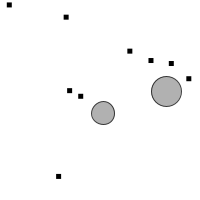
Frame 1 (no input)
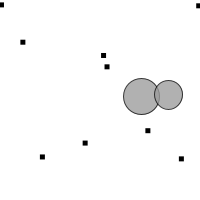
Frame 60 (the mouse pressed at the canvas centre just before this capture)
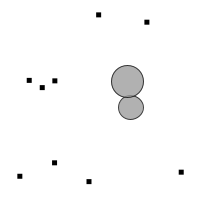
Frame 120 (the mouse held since frame 60 and released just before this capture)

The Processing sketch that drew these frames (run headless with seeded random() and noise(); from frame 60 on, the mouse is pressed at the canvas centre):

// Processing sketch: e02_mosquitoes_and_blobs
// ── e02_mosquitoes_and_blobs.pde
Mosquito[] mosquitoes;
Blob[] blobs;

void setup() {
  size(200,200);
  
  mosquitoes = new Mosquito[9];
  for (int i = 0; i < mosquitoes.length; i++)
    mosquitoes[i] = new Mosquito();
    
  blobs = new Blob[2];
  for (int i = 0; i < blobs.length; i++)
    blobs[i] = new Blob();
}

void draw() {
  background(255);
  
  // Mosquitoes
  
  PVector randomForce = new PVector(0,0);
  PVector airResistance = new PVector(0,0);
  PVector repulsionFromOtherMosquitoes = new PVector(0,0);
  PVector[] forces = new PVector[]{randomForce,repulsionFromOtherMosquitoes,airResistance};
  
  for (int i = 0; i < mosquitoes.length; i++) {
    
    randomForce.x = random(-0.5,0.5);
    randomForce.y = random(-0.5,0.5);
    
    repulsionFromOtherMosquitoes = new PVector(0,0);
    for (int j = 0; j < mosquitoes.length; j++) {
      if (i != j) {
          PVector dislocation = PVector.sub(mosquitoes[j].location,mosquitoes[i].location); // from i to j
          float dist = dislocation.mag();
          if (dist < 8) {
            PVector repulsion = dislocation.copy();
            repulsion.normalize();
            repulsion.mult(-0.5);
            repulsionFromOtherMosquitoes.add(repulsion);
          }
      }
    }
    forces[1] = repulsionFromOtherMosquitoes;
    
    float speed = mosquitoes[i].velocity.mag();
    airResistance = mosquitoes[i].velocity.copy();
    airResistance.normalize();
    airResistance.mult(-0.02*speed*speed);
    forces[2] = airResistance;
    
    mosquitoes[i].update(forces);
    mosquitoes[i].display();
  }
  
  // Blobs
  
  for (int i = 0; i < blobs.length; i++) {
    blobs[i].update();
    blobs[i].display();
  }
}

class Mosquito {
  
  PVector location;
  PVector velocity;
  
  Mosquito() {
    location = new PVector(random(0,width),random(0,height));
    velocity = new PVector(random(-1,1),random(-1,1));
  }
  
  void update(PVector[] forces) {
    // calculate acceleration
    PVector totalForce = sumForces(forces);
    PVector acceleration = totalForce;
    
    // trickle-down effect
    velocity.add(acceleration);
    location.add(velocity);
    
    // bounce
    _bounceOnEdges();
  }
  
  void display() {
    rectMode(CENTER);
    noStroke();
    fill(0);
    rect(location.x,location.y,5,5);
  }
  
  void _bounceOnEdges() {
    // vertical
    if (location.y < 0) {
      location.y = 0;
      velocity.y = abs(velocity.y);
    } else if (location.y > height) {
      location.y = height;
      velocity.y = -abs(velocity.y);
    }
    
    // horizontal
    if (location.x < 0) {
      location.x = 0;
      velocity.x = abs(velocity.x);
    } else if (location.x > width) {
      location.x = width;
      velocity.x = -abs(velocity.x);
    }
  }
}

class Blob {
  
  float tick = random(0,1e5);
  
  void update() {
    tick++;
  }
  
  void display() {
    stroke(10,200);
    fill(155,200);
    ellipse(_getX(),_getY(),_getSize(),_getSize());
  }
  
  float _getX() {
    return map(noise(tick*0.005),0,1,0,width);
  }
  
  float _getY() {
    return map(noise(1e4+tick*0.005),0,1,0,height);
  }
  
  float _getSize() {
    float min = 30.0*9/12;
    float max = 50.0*9/12;
    return map(sin(tick*0.05),-1,1,min,max);
  }
}

PVector sumForces(PVector[] forces) {
  PVector result = new PVector(0,0);
  for (int i = 0; i < forces.length; i++)
    result.add(forces[i]);
  return result;
}
